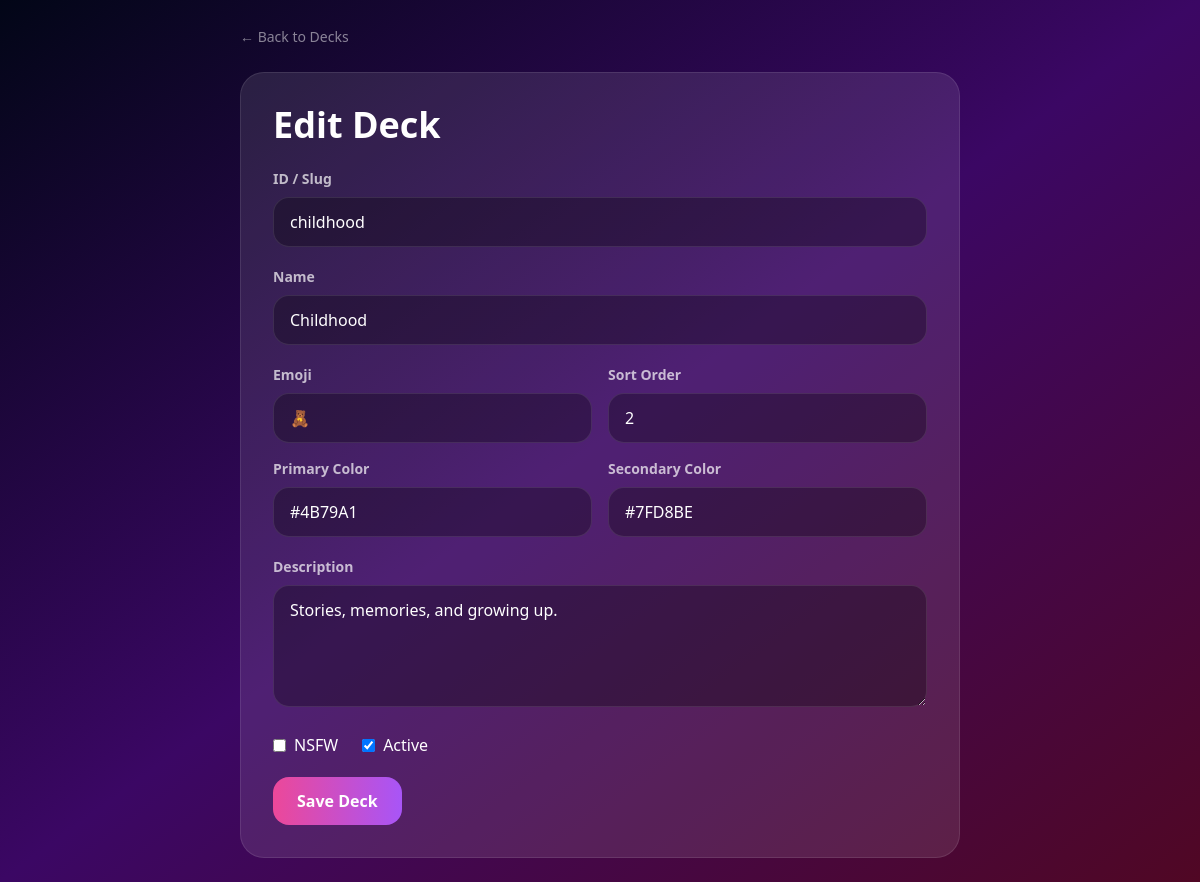
The page /admin/decks/childhood/edit (signed in) on the database its author committed.
### app/models/deck.py (models this page shows, shortened)
class Deck(db.Model):
    __tablename__ = "decks"
    id = db.Column(db.String(80), primary_key=True)
    name = db.Column(db.String(120), nullable=False)
    emoji = db.Column(db.String(20), nullable=False)
    primary_color = db.Column(db.String(20), nullable=False, default="#EC4899")
    secondary_color = db.Column(db.String(20), nullable=True)
    description = db.Column(db.Text, nullable=True)
    is_nsfw = db.Column(db.Boolean, nullable=False, default=False)
    is_active = db.Column(db.Boolean, nullable=False, default=True)
    sort_order = db.Column(db.Integer, nullable=False, default=0)
    created_at = db.Column(db.DateTime, nullable=False, default=datetime.utcnow)
    updated_at = db.Column(
        db.DateTime,
        nullable=False,
        default=datetime.utcnow,
        onupdate=datetime.utcnow
    )
    questions = db.relationship(
        "Question",
        back_populates="deck",
        cascade="all, delete-orphan",
        lazy="selectin"
    )

### app/routes/admin_web.py (the view)
@admin_web_bp.get("/decks/<string:deck_id>/edit")
@admin_required
def edit_deck(deck_id):
    deck = Deck.query.get_or_404(deck_id)
    return render_template("admin/deck_form.html", deck=deck)

### app/routes/admin_web.py (called while the page is built)
def admin_required(fn):
    @wraps(fn)
    @login_required
    def wrapper(*args, **kwargs):
        if not current_user.is_admin:
            abort(403)
        return fn(*args, **kwargs)
    return wrapper

### app/templates/admin/deck_form.html (shortened to what this page needs)
{% extends "base.html" %}
{% block body %}
<div class="max-w-3xl mx-auto p-6">
  <a href="{{ url_for('admin_web.decks') }}" class="text-white/50 text-sm">← Back to Decks</a>
  <div class="rounded-3xl bg-white/10 border border-white/10 p-8 mt-6">
    <h1 class="text-4xl font-bold mb-6">
      {% if deck %}Edit Deck{% else %}New Deck{% endif %}
    </h1>
    <form method="post" class="space-y-5">
      <div>
        <label class="block text-sm font-bold text-white/70 mb-2">ID / Slug</label>
        <input name="id" value="{{ deck.id if deck else '' }}" {% if deck %}readonly{% endif %} required
          placeholder="deep-conversations"
          class="w-full rounded-2xl bg-black/30 border border-white/10 px-4 py-3 outline-none focus:ring-2 focus:ring-pink-400">
      </div>
      <div>
        <label class="block text-sm font-bold text-white/70 mb-2">Name</label>
        <input name="name" value="{{ deck.name if deck else '' }}" required
          class="w-full rounded-2xl bg-black/30 border border-white/10 px-4 py-3 outline-none focus:ring-2 focus:ring-pink-400">
      </div>
      <div class="grid grid-cols-1 md:grid-cols-2 gap-4">
        <div>
          <label class="block text-sm font-bold text-white/70 mb-2">Emoji</label>
          <input name="emoji" value="{{ deck.emoji if deck else '' }}" required
            class="w-full rounded-2xl bg-black/30 border border-white/10 px-4 py-3">
        </div>
        <div>
          <label class="block text-sm font-bold text-white/70 mb-2">Sort Order</label>
          <input name="sort_order" type="number" value="{{ deck.sort_order if deck else 0 }}"
            class="w-full rounded-2xl bg-black/30 border border-white/10 px-4 py-3">
        </div>
        <div>
          <label class="block text-sm font-bold text-white/70 mb-2">Primary Color</label>
          <input name="primary_color" value="{{ deck.primary_color if deck else '#314755' }}"
            class="w-full rounded-2xl bg-black/30 border border-white/10 px-4 py-3">
        </div>
        <div>
          <label class="block text-sm font-bold text-white/70 mb-2">Secondary Color</label>
          <input name="secondary_color" value="{{ deck.secondary_color if deck else '#26A0DA' }}"
            class="w-full rounded-2xl bg-black/30 border border-white/10 px-4 py-3">
        </div>
      </div>
      <div>
        <label class="block text-sm font-bold text-white/70 mb-2">Description</label>
        <textarea name="description" rows="4"
          class="w-full rounded-2xl bg-black/30 border border-white/10 px-4 py-3 outline-none focus:ring-2 focus:ring-pink-400">{{ deck.description if deck else '' }}</textarea>
      </div>
      <div class="flex gap-6">
        <label class="flex items-center gap-2">
          <input type="checkbox" name="is_nsfw" {% if deck and deck.is_nsfw %}checked{% endif %}>
          NSFW
        </label>
        {% if deck %}
        <label class="flex items-center gap-2">
          <input type="checkbox" name="is_active" {% if deck.is_active %}checked{% endif %}>
          Active
        </label>
        {% endif %}
      </div>
      <button class="rounded-2xl bg-gradient-to-r from-pink-500 to-purple-500 px-6 py-3 font-bold">
        Save Deck
      </button>
    </form>
  </div>
</div>
{% endblock %}

### rows shown on the page
Deck: id "childhood", name "Childhood", emoji "🧸", sort_order "2", primary_color "#4B79A1", secondary_color "#7FD8BE", description "Stories, memories, and growing up.", is_active "☑"
